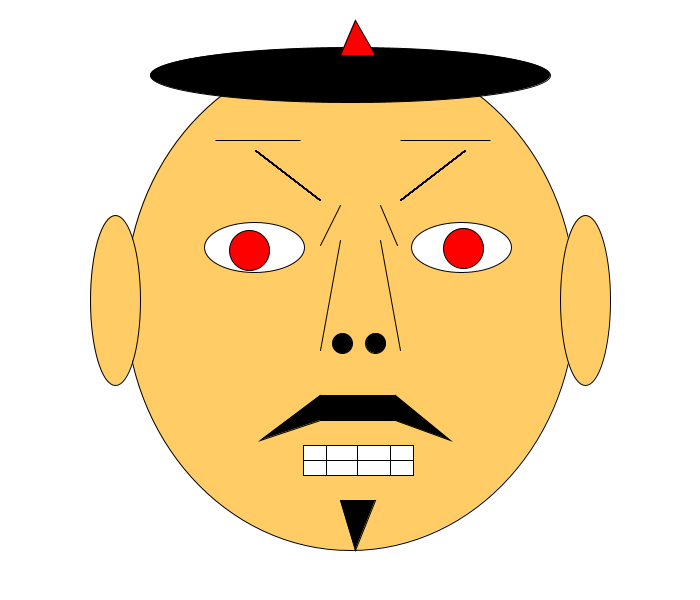
Frame 1 (no input)
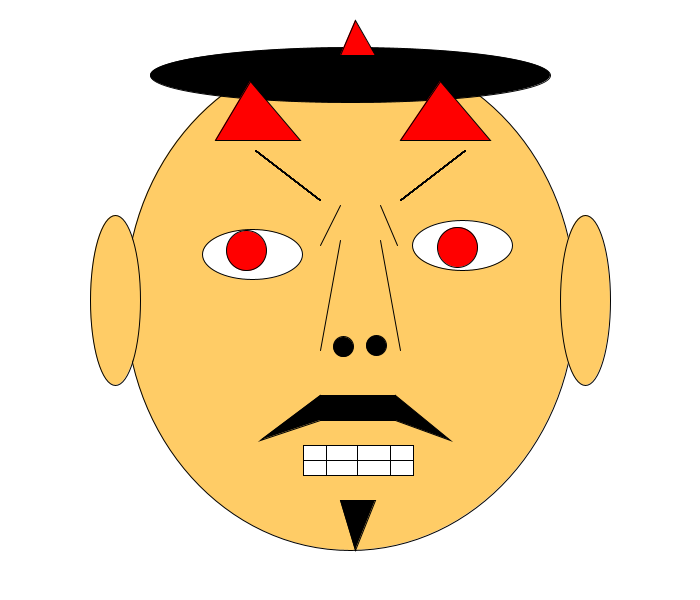
Frame 60 (the mouse pressed at the canvas centre just before this capture)
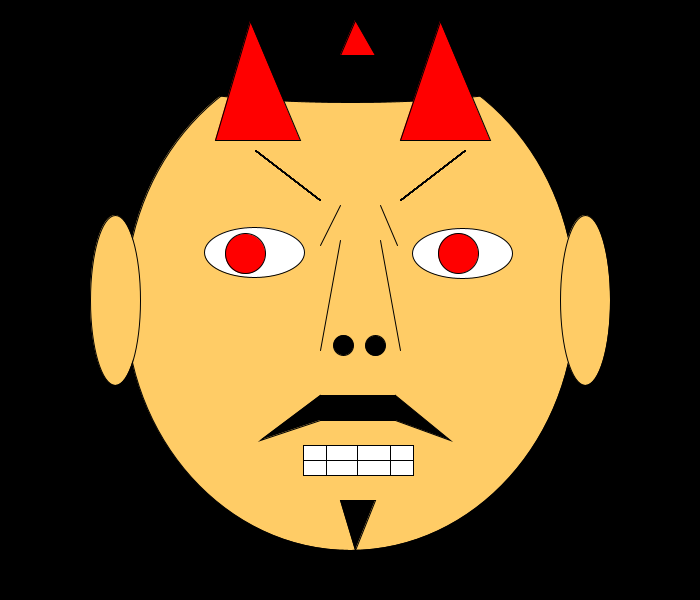
Frame 120 (the mouse held since frame 60 and released just before this capture)

The Processing sketch that drew these frames (run headless with seeded random() and noise(); from frame 60 on, the mouse is pressed at the canvas centre):

// Processing sketch: processing_118556
// ── processing_118556.pde

int posy1=140; //variables para el movimiento de los cuernos
int posy2=140; 
int colorbackground = color (255); //variable para despues poder canviar el color

void setup(){ 
  size(700,600);
} 

void draw(){ 
  
   background(colorbackground); 
   fill(255, 204, 102); 
   ellipse(350, 300, 450, 500); 
   
   // Orejas  
   fill(255, 204, 102);
   ellipse(585, 300, 50, 170); 
   ellipse(115, 300, 50, 170); 
   
   // Ojos 
    fill(255, 255, 255);
    ellipse(random(455,465),random(245,255), 100, 50); 
    ellipse(random(245,255), random(245,255), 100, 50); 
    fill(255, 0, 0);
    ellipse(random(455,465), random(245,255), 40, 40); 
    ellipse(random(245,255), random(245,255), 40, 40);  
    
    // Zejas 
    fill(0, 0, 0); 
    line(320, 200, 255, 150);
    line(320, 200, 255, 150);
    line(320, 200, 255, 150);
    line(320, 200, 255, 150);
    line(320, 200, 255, 150);
    line(320, 200, 255, 150);
    line(320, 200, 255, 150);
    line(320, 200, 255, 150);
    line(320, 200, 255, 150);
    line(320, 200, 255, 150);
    line(320, 200, 255, 150);
    line(320, 200, 255, 150); 
    line(320, 200, 255, 150);
    line(320, 200, 255, 150);
    line(320, 200, 255, 150);
    line(320, 200, 255, 150);
    line(320, 200, 255, 150);
    line(320, 200, 255, 150); 
    line(320, 200, 255, 150);
    line(320, 200, 255, 150);
    line(320, 200, 255, 150);
    line(320, 200, 255, 150);
    line(320, 200, 255, 150);
    line(320, 200, 255, 150);
    line(320, 200, 255, 150); 
    line(320, 200, 255, 150);
    line(320, 200, 255, 150);
    line(320, 200, 255, 150);
    line(320, 200, 255, 150);
    line(320, 200, 255, 150);
    line(320, 200, 255, 150);
    
    line(400, 200, 465,150); 
    line(400, 200, 465,150); 
    line(400, 200, 465,150); 
    line(400, 200, 465,150); 
    line(400, 200, 465,150); 
    line(400, 200, 465,150); 
    line(400, 200, 465,150);
    line(400, 200, 465,150); 
    line(400, 200, 465,150); 
    line(400, 200, 465,150); 
    line(400, 200, 465,150); 
    line(400, 200, 465,150); 
    line(400, 200, 465,150); 
    line(400, 200, 465,150); 
    line(400, 200, 465,150); 
    line(400, 200, 465,150); 
    line(400, 200, 465,150); 
    line(400, 200, 465,150); 
    line(400, 200, 465,150); 
    line(400, 200, 465,150); 
    line(400, 200, 465,150);
    line(400, 200, 465,150); 
    line(400, 200, 465,150); 
    line(400, 200, 465,150); 
    line(400, 200, 465,150); 
    line(400, 200, 465,150); 
    line(400, 200, 465,150); 
    line(400, 200, 465,150); 
    line(400, 200, 465,150);
    line(400, 200, 465,150); 
    line(400, 200, 465,150); 
    line(400, 200, 465,150); 
    line(400, 200, 465,150); 
    line(400, 200, 465,150); 
    line(400, 200, 465,150); 
    line(400, 200, 465,150); 
    
    // Nariz 
    
    line(400, 350, 380, 240); 
    line(320, 350, 340, 240); 
    ellipse(random(341,345),random(343,347), 20, 20); 
    ellipse(random(375,379),random(343,347), 20, 20); 
    line(320, 245, 340, 205);
    line(397, 245, 380, 205); 
    
    // Boca 
    fill(255);
    rect(303, 445, 110, 30); 
    line(326, 475, 326, 445);
    line(357, 475, 357, 445); 
    line(390, 475, 390, 445); 
    line(303, 460, 413, 460); 
    
    // Barba en general (bigote, perilla...) 
    fill(0);
    rect(320, 395, 75, 25);
    triangle(320, 395, 320, 420, 260, 440);
    triangle(395, 395, 395, 420, 450, 440); 
    triangle(340, 500, 375, 500, 355, 550); 
    
    // Gorro 
    
    ellipse(350, 75, 400, 55); 
    fill(255,0,0);
    triangle(340, 55, 375, 55, 355, 20); 
    
    // cuernos
    
    triangle(400, posy1,490 , posy1, 440,posy2);
    triangle(215, posy1,300, posy1,250, posy2);
    if (posy2<=140&&posy2>=5){
    posy2=posy2-1; 
    }
 
}

void mousePressed (){
  colorbackground = color (0);
  
}

//Si apretes en diferents llocs del recuadre amb el ratoli surtira de difrents colors
void mouseReleased(){
colorbackground = color (mouseX,mouseY,100);

}
